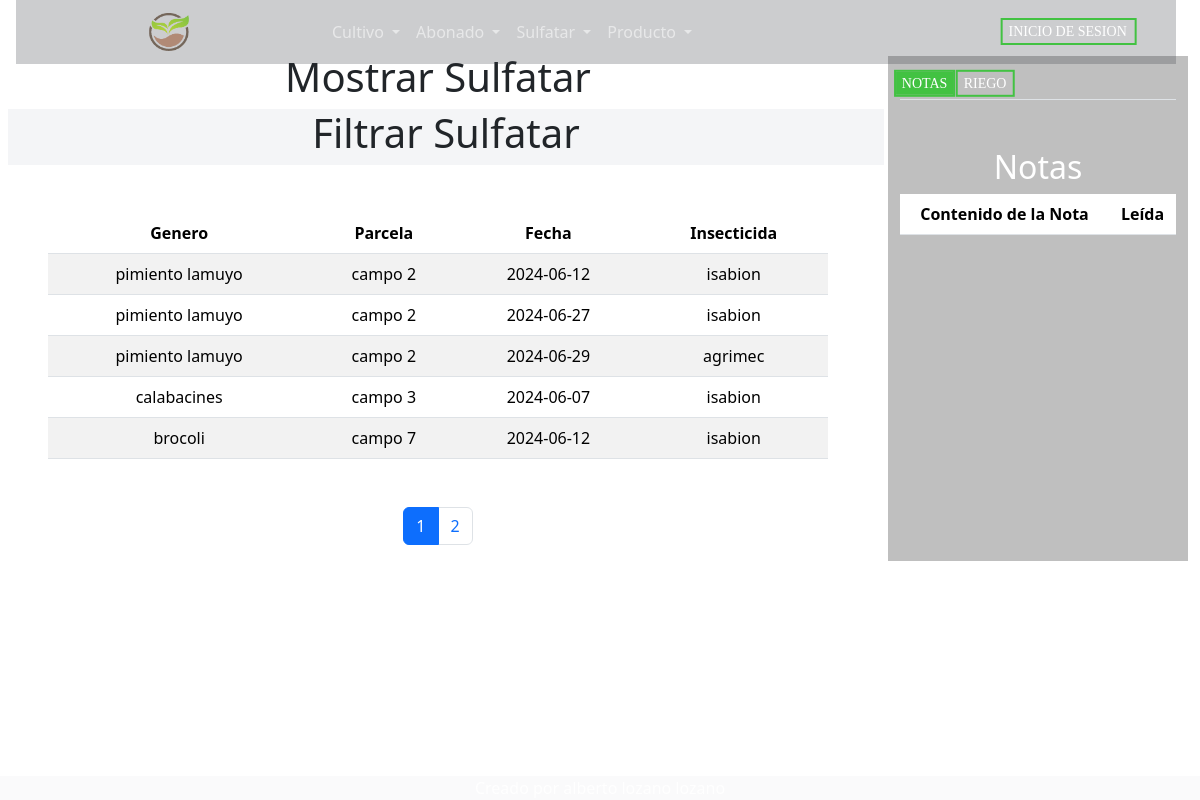
Page /paginas/cura/cura-mostrar.php on the committed database.
### tables this page shows
CREATE TABLE Cura (
    Genero VARCHAR(50),
    Parcela VARCHAR(50),
    Fecha DATE,
    Insecticida VARCHAR(50),
    PRIMARY KEY (Parcela, Fecha, Insecticida),
    FOREIGN KEY (Parcela) REFERENCES Cultivos(Parcela)
);

### fijo/panel-lateral.php (the view, shortened to what this page needs)
<ul class="nav nav-tabs mb-5" id="myTabs" role="tablist">
    <li class="nav-item" role="presentation">
        <button class="panel boton active" id="home-tab" data-bs-toggle="tab" data-bs-target="#home" type="button" role="tab" aria-controls="profile" aria-selected="true">Notas</button>
    </li>
    <li class="nav-item " role="presentation">
        <button class="panel boton" id="profile-tab" data-bs-toggle="tab" data-bs-target="#profile" type="button" role="tab" aria-controls="home" aria-selected="false">Riego</button>
    </li>
</ul>
<div class="tab-content" id="myTabContent">
    <div class="tab-pane fade show active" id="home" role="tabpanel">
        <div class="dropdown color">
            <h2>Notas</h2>
            <table id="notasTabla" class="table">
                <thead>
                    <tr>
                        <th scope="col">Contenido de la Nota</th>
                        <th scope="col">Leída</th>
                    </tr>
                </thead>
            </table>
            <div class="row">
                <div class="col-8">
                </div>
                <div class="col-4">
                </div>
            </div>
        </div>
    </div>
</div>

### herramientas/tabla.php
<?php
    $result = $conn->query($sql);
    echo '<div class="m-5">';
    $fieldInfo = $result->fetch_field();
    $nombreDeLaTabla = $fieldInfo->table;
    if ($result->num_rows > 0) {
        echo "<table id='myTable' data-tabla='". $nombreDeLaTabla."' class='table table-striped'>";
        echo '<thead>';
        echo '<tr>';
        $columnas = $result->fetch_fields();
        foreach ($columnas as $columna) {
            echo '<th scope="col">' . $columna->name . '</th>';
        }
        echo '</tr>';
        echo '</thead>';
        echo '<tbody>';
        while ($row = $result->fetch_assoc()) {
            echo '<tr>';
            foreach ($columnas as $columna) {
                $nombreColumna = $columna->name;
                $valor = $row[$nombreColumna];
                if ($nombreColumna == 'Hecho') {
                    $checked = $valor ? 'checked' : '';
                    echo '<td><input type="checkbox" class="hecho-checkbox" ' . $checked . ' disabled></td>';
                } else {
                    if (is_numeric($valor) && intval($valor) == floatval($valor)) {
                        echo '<td>' . intval($valor) . '</td>';
                    } else {
                        echo '<td>' . $valor . '</td>';
                    }
                }
            }
            echo '</tr>';
        }
        echo '</tbody>';
        echo '</table>';
    } else {
        echo "No se encontraron datos en la tabla";
    }
    echo '</div>';
?>

### css/estilos.css (style rules this page uses)
body { background-image: url('../imagen/fondo.png'); background-size: cover; background-attachment: fixed; background-position: center; padding-left: 0%; padding-right: 0%; }
.color { color: white; }
.panel { top: 50%; left: 50%; transform: translate(-60%, -60%); position: relative; display: block; color: white; font-size: 14px; font-family: "montserrat"; text-decoration: none; border: 2px solid rgb(66, 194, 66); text-transform: uppercase; overflow: hidden; transition: 1s all ease; background: transparent; }
.panel::before { background: rgb(66, 194, 66); content: ""; position: absolute; top: 50%; left: 50%; transform: translate(-50%, -50%); z-index: -1; transition: all 0.6s ease; }
.panel.active::before { background: rgb(66, 194, 66); height: 460%; }
.boton::before { width: 100%; height: 0; transform: translate(-50%, -50%) rotate(45deg); }

### rows in the picture
cura: Genero "pimiento lamuyo", Parcela "campo 2", Fecha "2024-06-12", Insecticida "isabion"
cura: Genero "pimiento lamuyo", Parcela "campo 2", Fecha "2024-06-27", Insecticida "isabion"
cura: Genero "pimiento lamuyo", Parcela "campo 2", Fecha "2024-06-29", Insecticida "agrimec"
cura: Genero "calabacines", Parcela "campo 3", Fecha "2024-06-07", Insecticida "isabion"
cura: Genero "brocoli", Parcela "campo 7", Fecha "2024-06-12", Insecticida "isabion"

### other values in the picture
$columna->name "Genero"
$columna->name "Parcela"
$columna->name "Fecha"
$columna->name "Insecticida"
